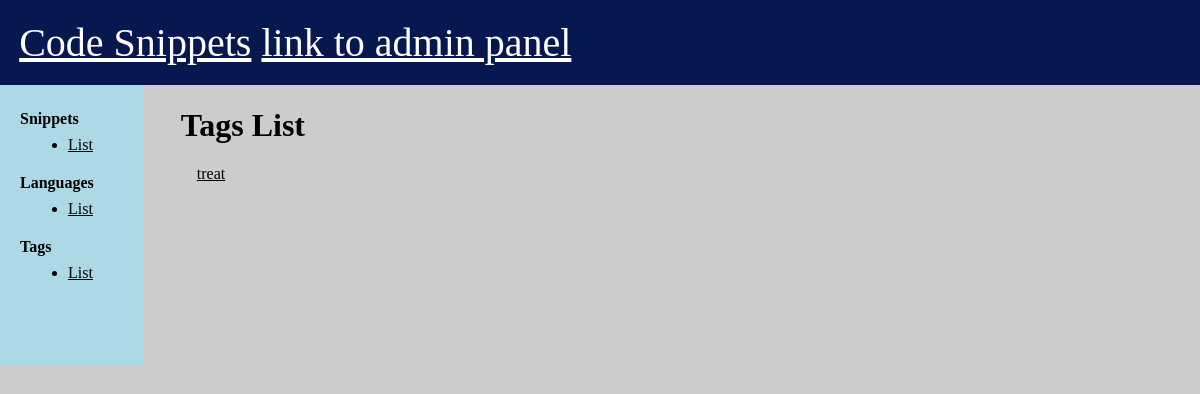
The page /tags/list on the database as committed earlier.
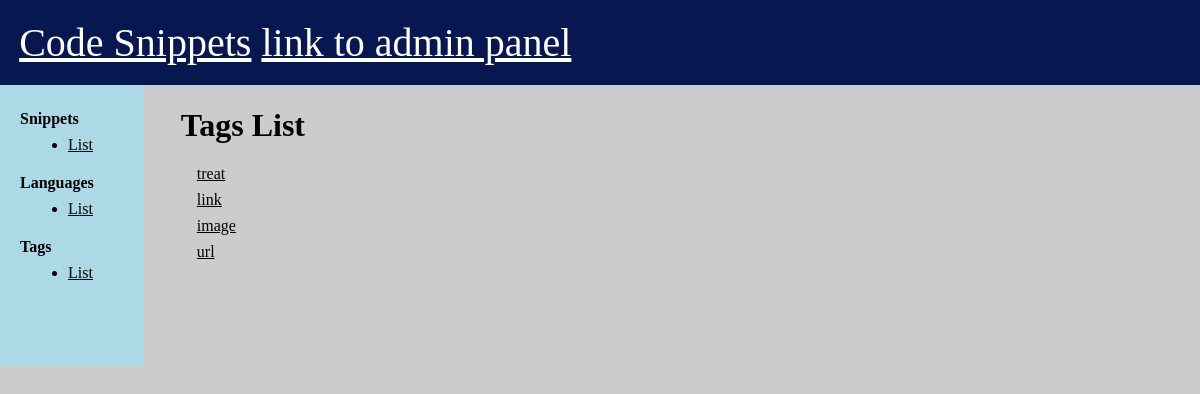
The same page on the database as committed later.
### snippets/models.py (models this page shows)
class Tag(models.Model):
    name = models.CharField(max_length=25)
    def __str__(self):
        return f'{self.name}'

### snippets/views.py (the view)
# urls.py: path('tags/list', views.list_tag, name='list_tag'),
def list_tag(request):
    tags = Tag.objects.all()
    return render(request, 'snippets/list_tag.html', {'tags': tags})

### templates/snippets/list_tag.html (shortened to what this page needs)
{% extends 'base.html' %}
{% block content %}
    <h1> Tags List </h1>
    {% for tag in tags %}
        <div class="list-item">
            <a href="{% url 'detail_tag' pk=tag.pk %}"> {{ tag }} </a>
        </div>
    {% endfor %}
{% endblock content %}

Rows that differ between the two databases and show on the page:
added Tag: name "link"
added Tag: name "image"
added Tag: name "url"
